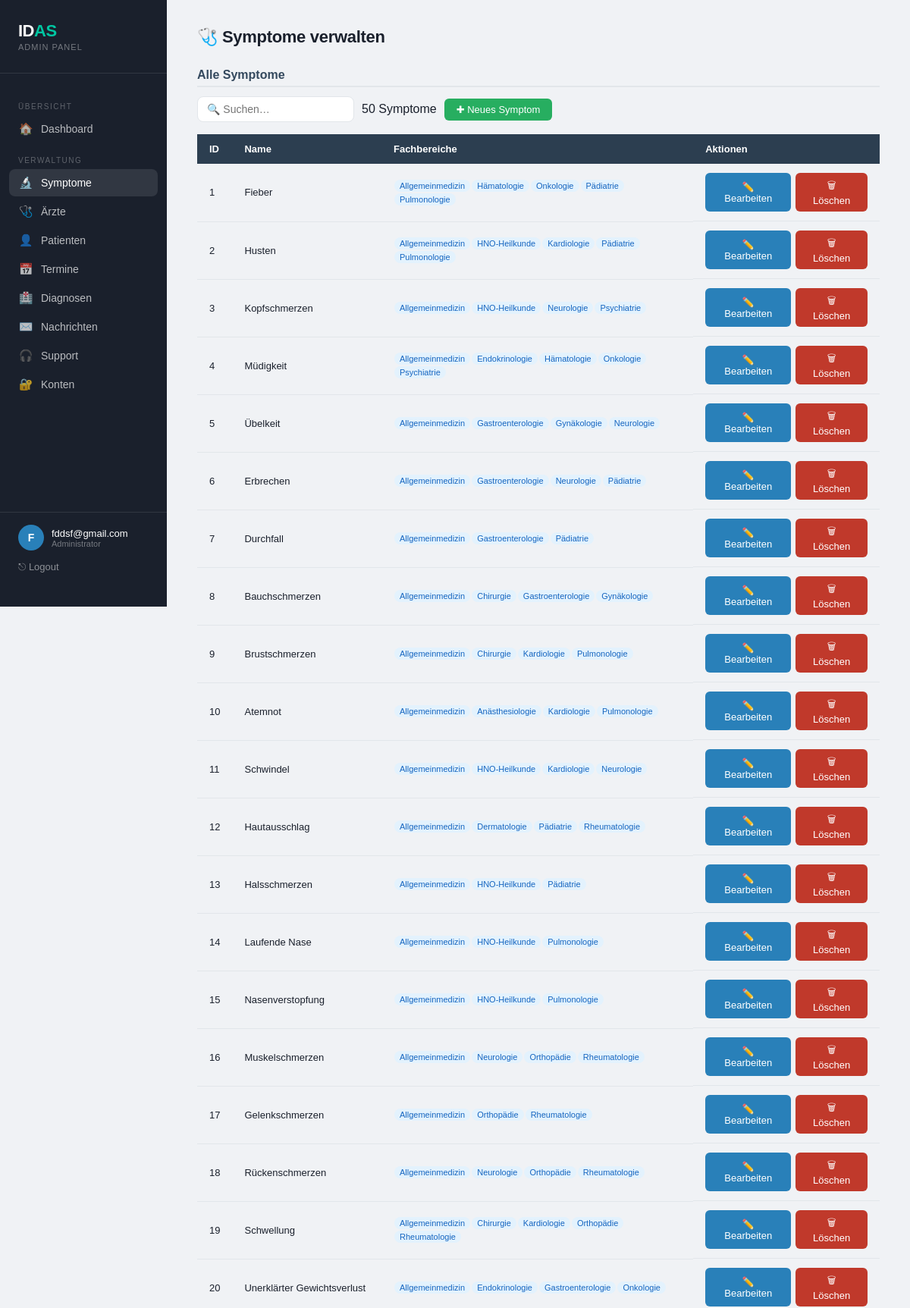
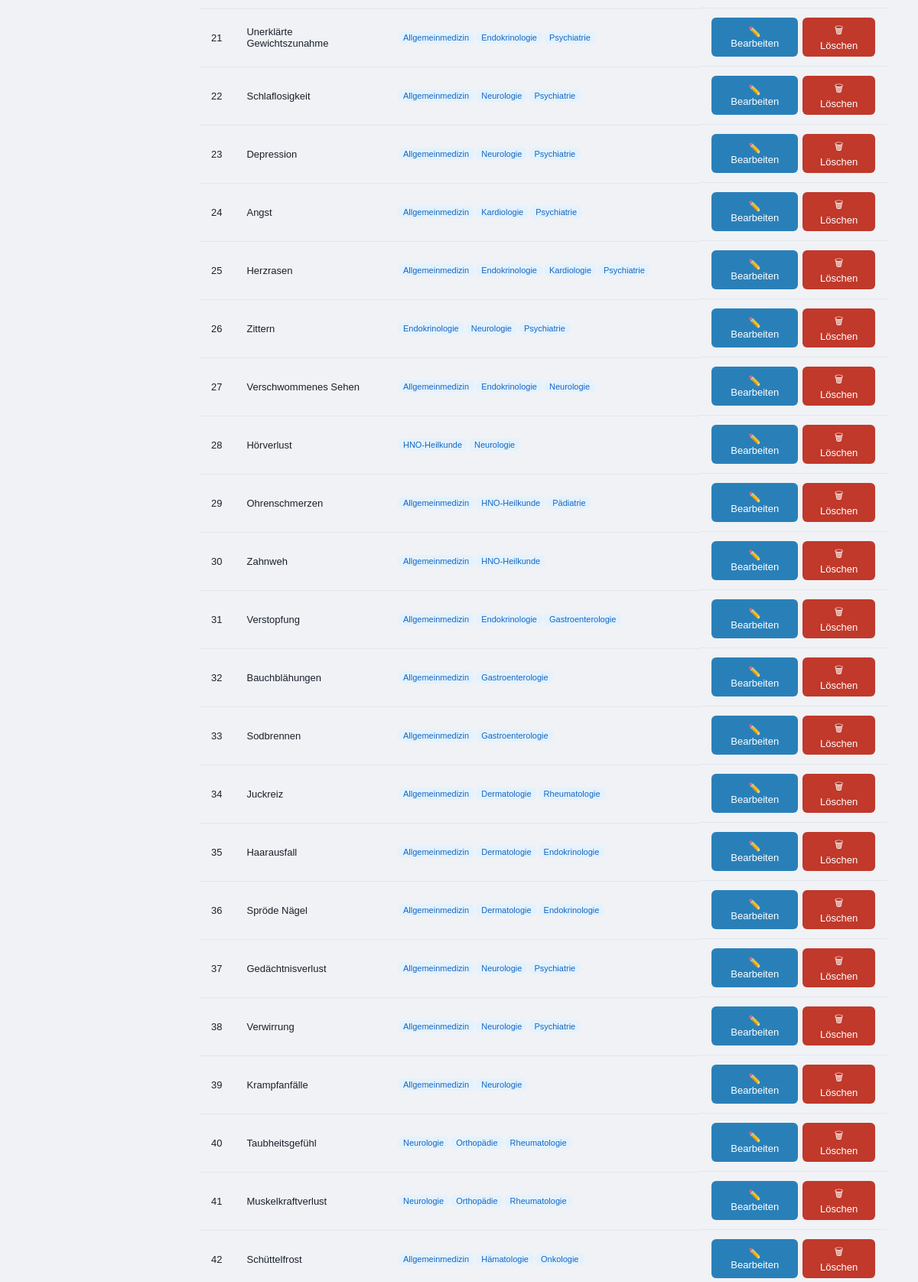
The app's page /php/cms/symptome_verwaltung.php (signed in, upper part) with its own data (2 pictures, top to bottom).
### tables this page shows
CREATE TABLE `symptome` (
  `symptom_id` int(11) NOT NULL,
  `name` varchar(60) NOT NULL
);

### php/cms/symptome_verwaltung.php (the view, shortened to what this page needs)
<?php
require_once "../includes/db_config.php";
$symptoms = [];
$r = mysqli_query($conn,
    "SELECT s.symptom_id, s.name,
            GROUP_CONCAT(f.name      ORDER BY f.name SEPARATOR ', ') AS fachbereiche,
            GROUP_CONCAT(f.fachbereich_id ORDER BY f.name SEPARATOR ',') AS fb_ids
     FROM symptome s
     LEFT JOIN symptomdet sd ON s.symptom_id = sd.symptom_id
     LEFT JOIN fachbereich f  ON sd.fachbereich_id = f.fachbereich_id
     GROUP BY s.symptom_id ORDER BY s.symptom_id");
while ($row = mysqli_fetch_assoc($r)) $symptoms[] = $row;
?>
<!DOCTYPE html>
<html lang="de">
<head>
<link rel="stylesheet" href="cms_style.css">
</head>
<body>
<div class="layout">
  <aside class="sidebar">
    <div class="sidebar-logo">
      <div class="logo-word">ID<span>AS</span></div>
      <div class="sidebar-sub">Admin Panel</div>
    </div>
    <nav>
      <div class="nav-label">Übersicht</div>
      <a class="nav-link" href="admin_dashboard.php"><span class="icon">🏠</span> Dashboard</a>
      <div class="nav-label">Verwaltung</div>
      <a class="nav-link active" href="symptome_verwaltung.php"><span class="icon">🔬</span> Symptome</a>
      <a class="nav-link" href="aerzte_verwaltung.php"><span class="icon">🩺</span> Ärzte</a>
      <a class="nav-link" href="patienten_verwaltung.php"><span class="icon">👤</span> Patienten</a>
      <a class="nav-link" href="termine_verwaltung.php"><span class="icon">📅</span> Termine</a>
      <a class="nav-link" href="diagnose_verwaltung.php"><span class="icon">🏥</span> Diagnosen</a>
      <a class="nav-link" href="kontakt_verwaltung.php"><span class="icon">✉️</span> Nachrichten</a>
      <a class="nav-link" href="support_verwaltung.php"><span class="icon">🎧</span> Support</a>
      <a class="nav-link" href="konto_verwaltung.php"><span class="icon">🔐</span> Konten</a>
    </nav>
    <div class="sidebar-footer">
      <div class="user-chip">
        <div class="avatar"><?= strtoupper(substr($_SESSION["admin_user"] ?? "A", 0, 1)) ?></div>
        <div>
          <div class="user-name"><?= htmlspecialchars($_SESSION["admin_user"] ?? "") ?></div>
          <div class="user-role">Administrator</div>
        </div>
      </div>
      <a href="admin_logout.php">⎋ Logout</a>
    </div>
  </aside>
  <main class="main">
<div class="page-header"><div><div class="page-title">🩺 Symptome verwalten</div></div></div>
<h2>Alle Symptome</h2>
<div class="search-wrap">
  <input type="search" id="q" placeholder="🔍 Suchen…" oninput="filter()">
  <span id="countLabel"></span>
  <button class="btn green" onclick="openModal()">✚ Neues Symptom</button>
</div>
<table id="tbl">
  <thead><tr><th>ID</th><th>Name</th><th>Fachbereiche</th><th>Aktionen</th></tr></thead>
  <tbody>
  <?php foreach ($symptoms as $s): ?>
  <tr data-name="<?= strtolower(htmlspecialchars($s['name'])) ?>">
    <td><?= $s['symptom_id'] ?></td>
    <td><?= htmlspecialchars($s['name']) ?></td>
    <td><?php
      if ($s['fachbereiche'])
        foreach (explode(', ', $s['fachbereiche']) as $t) echo "<span class='tag'>".htmlspecialchars($t)."</span>";
      else echo "<span class='none'>Keine</span>";
    ?></td>
    <td style="display:flex;gap:6px">
      <button class="btn blue" onclick='openModal(<?= $s["symptom_id"] ?>,<?= json_encode($s["name"]) ?>,<?= json_encode($s["fb_ids"] ?? "") ?>)'>✏️ Bearbeiten</button>
      <form method="post" onsubmit="return confirm('Symptom löschen?')">
        <button class="btn red">🗑 Löschen</button>
      </form>
    </td>
  </tr>
  <?php endforeach; ?>
  </tbody>
</table>
  </main>
</div>
</body>
</html>

### php/cms/cms_style.css (style rules this page uses)
:root { --blue: #2980b9; --green: #27ae60; --red: #c0392b; --purple: #8e44ad; --orange: #e67e22; --bg: #f0f2f5; --surface: #ffffff; --border: #e2e6ea; --text: #1a202c; --muted: #718096; --radius: 10px; }
*, *::before, *::after { box-sizing: border-box; margin: 0; padding: 0; }
body { font-family: Arial, sans-serif; background: var(--bg); color: var(--text); min-height: 100vh; }
.btn { padding: 7px 16px; border: none; border-radius: 6px; cursor: pointer; font-size: 13px; font-weight: 500; display: inline-flex; align-items: center; gap: 5px; text-decoration: none; transition: all .15s; font-family: Arial; }
.btn.blue { background: var(--blue); color: #fff; }
.btn.green { background: var(--green); color: #fff; }
.btn.red { background: var(--red); color: #fff; }
table { width: 100%; border-collapse: collapse; }
th { background: #2c3e50; color: #fff; padding: 12px 16px; text-align: left; font-size: 13px; font-weight: 600; }
td { padding: 12px 16px; border-bottom: 1px solid var(--border); font-size: 13px; vertical-align: middle; }
.avatar { width: 32px; height: 32px; border-radius: 50%; display: flex; align-items: center; justify-content: center; font-weight: 700; font-size: 13px; color: #fff; flex-shrink: 0; }
.tag { display: inline-block; font-size: 11px; background: #e3f2fd; color: #1565c0; padding: 2px 7px; border-radius: 8px; white-space: nowrap; margin: 1px; }
.layout { display: grid; grid-template-columns: 220px 1fr; min-height: 100vh; }
.sidebar { background: var(--text); color: #fff; padding: 28px 0; display: flex; flex-direction: column; position: sticky; top: 0; height: 100vh; }
.sidebar-logo { padding: 0 24px 28px; border-bottom: 1px solid rgba(255,255,255,.1); }
.sidebar-logo .logo-word { font-size: 22px; font-weight: 600; letter-spacing: -.5px; }
.sidebar-logo .logo-word span { color: #00c6a2; }
.sidebar-sub { font-size: 11px; color: rgba(255,255,255,.4); letter-spacing: 1px; text-transform: uppercase; margin-top: 2px; }
.sidebar nav { padding: 20px 12px; flex: 1; }
.nav-label { font-size: 10px; letter-spacing: 1.5px; text-transform: uppercase; color: rgba(255,255,255,.3); padding: 0 12px; margin: 18px 0 6px; }
.nav-link { display: flex; align-items: center; gap: 10px; padding: 9px 12px; border-radius: 8px; color: rgba(255,255,255,.7); text-decoration: none; font-size: 14px; font-weight: 400; transition: background .15s, color .15s; margin-bottom: 2px; }
.nav-link:hover, .nav-link.active { background: rgba(255,255,255,.1); color: #fff; }
.nav-link .icon { width: 20px; text-align: center; font-size: 15px; }
.sidebar-footer { padding: 16px 24px; border-top: 1px solid rgba(255,255,255,.1); }
.sidebar-footer a { color: rgba(255,255,255,.5); font-size: 13px; text-decoration: none; }
.user-chip { display: flex; align-items: center; gap: 10px; margin-bottom: 12px; }
.user-name { font-size: 13px; font-weight: 500; color: #fff; }
.user-role { font-size: 11px; color: rgba(255,255,255,.4); }
.main { padding: 36px 40px; overflow-y: auto; }
h2 { color: #34495e; border-bottom: 2px solid var(--border); padding-bottom: 5px; margin-top: 28px; margin-bottom: 12px; font-size: 16px; }
.page-header { display: flex; justify-content: space-between; align-items: flex-start; margin-bottom: 28px; flex-wrap: wrap; gap: 12px; }
.page-title { font-size: 22px; font-weight: 700; letter-spacing: -.3px; }
.user-chip .avatar { width: 34px; height: 34px; background: var(--blue); font-size: 14px; font-weight: 600; }
.search-wrap { display: flex; align-items: center; gap: 10px; margin-bottom: 16px; flex-wrap: wrap; }
.search-wrap input { padding: 8px 12px; border: 1px solid var(--border); border-radius: 8px; font-size: 14px; font-family: inherit; }
.search-wrap .btn { white-space: nowrap; }

### records on screen
symptome: symptom_id "1", name "Fieber", t "Allgemeinmedizin", t "Hämatologie", t "Onkologie", t "Pädiatrie", t "Pulmonologie"
symptome: symptom_id "2", name "Husten", t "Allgemeinmedizin", t "HNO-Heilkunde", t "Kardiologie", t "Pädiatrie", t "Pulmonologie"
symptome: symptom_id "3", name "Kopfschmerzen", t "Allgemeinmedizin", t "HNO-Heilkunde", t "Neurologie", t "Psychiatrie"
symptome: symptom_id "4", name "Müdigkeit", t "Allgemeinmedizin", t "Endokrinologie", t "Hämatologie", t "Onkologie", t "Psychiatrie"
symptome: symptom_id "5", name "Übelkeit", t "Allgemeinmedizin", t "Gastroenterologie", t "Gynäkologie", t "Neurologie"
symptome: symptom_id "6", name "Erbrechen", t "Allgemeinmedizin", t "Gastroenterologie", t "Neurologie", t "Pädiatrie"
symptome: symptom_id "7", name "Durchfall", t "Allgemeinmedizin", t "Gastroenterologie", t "Pädiatrie"
symptome: symptom_id "8", name "Bauchschmerzen", t "Allgemeinmedizin", t "Chirurgie", t "Gastroenterologie", t "Gynäkologie"
symptome: symptom_id "9", name "Brustschmerzen", t "Allgemeinmedizin", t "Chirurgie", t "Kardiologie", t "Pulmonologie"
symptome: symptom_id "10", name "Atemnot", t "Allgemeinmedizin", t "Anästhesiologie", t "Kardiologie", t "Pulmonologie"
symptome: symptom_id "11", name "Schwindel", t "Allgemeinmedizin", t "HNO-Heilkunde", t "Kardiologie", t "Neurologie"
symptome: symptom_id "12", name "Hautausschlag", t "Allgemeinmedizin", t "Dermatologie", t "Pädiatrie", t "Rheumatologie"
symptome: symptom_id "13", name "Halsschmerzen", t "Allgemeinmedizin", t "HNO-Heilkunde", t "Pädiatrie"
symptome: symptom_id "14", name "Laufende Nase", t "Allgemeinmedizin", t "HNO-Heilkunde", t "Pulmonologie"
symptome: symptom_id "15", name "Nasenverstopfung", t "Allgemeinmedizin", t "HNO-Heilkunde", t "Pulmonologie"
symptome: symptom_id "16", name "Muskelschmerzen", t "Allgemeinmedizin", t "Neurologie", t "Orthopädie", t "Rheumatologie"
symptome: symptom_id "17", name "Gelenkschmerzen", t "Allgemeinmedizin", t "Orthopädie", t "Rheumatologie"
symptome: symptom_id "18", name "Rückenschmerzen", t "Allgemeinmedizin", t "Neurologie", t "Orthopädie", t "Rheumatologie"
symptome: symptom_id "19", name "Schwellung", t "Allgemeinmedizin", t "Chirurgie", t "Kardiologie", t "Orthopädie", t "Rheumatologie"
symptome: symptom_id "20", name "Unerklärter Gewichtsverlust", t "Allgemeinmedizin", t "Endokrinologie", t "Gastroenterologie", t "Onkologie"
symptome: symptom_id "21", name "Unerklärte Gewichtszunahme", t "Allgemeinmedizin", t "Endokrinologie", t "Psychiatrie"
symptome: symptom_id "22", name "Schlaflosigkeit", t "Allgemeinmedizin", t "Neurologie", t "Psychiatrie"
symptome: symptom_id "23", name "Depression", t "Allgemeinmedizin", t "Neurologie", t "Psychiatrie"
symptome: symptom_id "24", name "Angst", t "Allgemeinmedizin", t "Kardiologie", t "Psychiatrie"
symptome: symptom_id "25", name "Herzrasen", t "Allgemeinmedizin", t "Endokrinologie", t "Kardiologie", t "Psychiatrie"
symptome: symptom_id "26", name "Zittern", t "Endokrinologie", t "Neurologie", t "Psychiatrie"
symptome: symptom_id "27", name "Verschwommenes Sehen", t "Allgemeinmedizin", t "Endokrinologie", t "Neurologie"
symptome: symptom_id "28", name "Hörverlust", t "HNO-Heilkunde", t "Neurologie"
symptome: symptom_id "29", name "Ohrenschmerzen", t "Allgemeinmedizin", t "HNO-Heilkunde", t "Pädiatrie"
symptome: symptom_id "30", name "Zahnweh", t "Allgemeinmedizin", t "HNO-Heilkunde"
symptome: symptom_id "31", name "Verstopfung", t "Allgemeinmedizin", t "Endokrinologie", t "Gastroenterologie"
symptome: symptom_id "32", name "Bauchblähungen", t "Allgemeinmedizin", t "Gastroenterologie"
symptome: symptom_id "33", name "Sodbrennen", t "Allgemeinmedizin", t "Gastroenterologie"
symptome: symptom_id "34", name "Juckreiz", t "Allgemeinmedizin", t "Dermatologie", t "Rheumatologie"
symptome: symptom_id "35", name "Haarausfall", t "Allgemeinmedizin", t "Dermatologie", t "Endokrinologie"
symptome: symptom_id "36", name "Spröde Nägel", t "Allgemeinmedizin", t "Dermatologie", t "Endokrinologie"
symptome: symptom_id "37", name "Gedächtnisverlust", t "Allgemeinmedizin", t "Neurologie", t "Psychiatrie"
symptome: symptom_id "38", name "Verwirrung", t "Allgemeinmedizin", t "Neurologie", t "Psychiatrie"
symptome: symptom_id "39", name "Krampfanfälle", t "Allgemeinmedizin", t "Neurologie"
symptome: symptom_id "40", name "Taubheitsgefühl", t "Neurologie", t "Orthopädie", t "Rheumatologie"
symptome: symptom_id "41", name "Muskelkraftverlust", t "Neurologie", t "Orthopädie", t "Rheumatologie"
symptome: symptom_id "42", name "Schüttelfrost", t "Allgemeinmedizin", t "Hämatologie", t "Onkologie"

### other values on screen
substr($_SESSION["admin_user"] ?? "A", 0, 1) "F"
$_SESSION["admin_user"] "fddsf@gmail.com"
